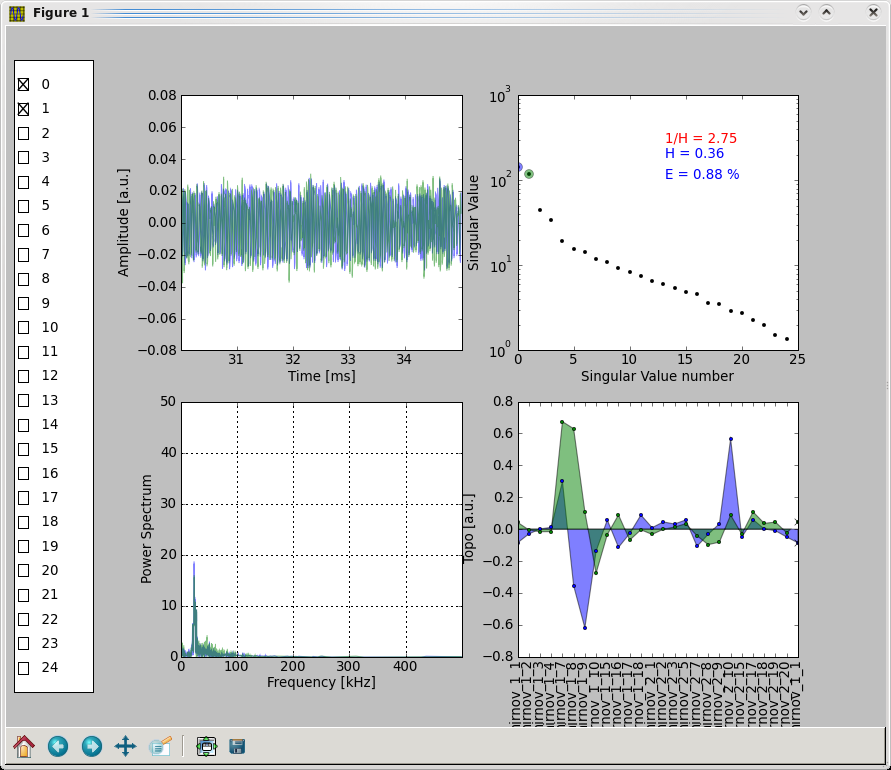

Reproduce this figure in Python.
import pyfusion

diag_name = 'mirnovbeans'

shot_number = 58080

s = pyfusion.get_shot(shot_number)
s.load_diag(diag_name)

t0 = 0.030
t1 = 0.035

ts = pyfusion.new_timesegment(s, diag_name, t0,t1)
ts_svd = pyfusion.new_svd(ts)

ts_svd.plot()
